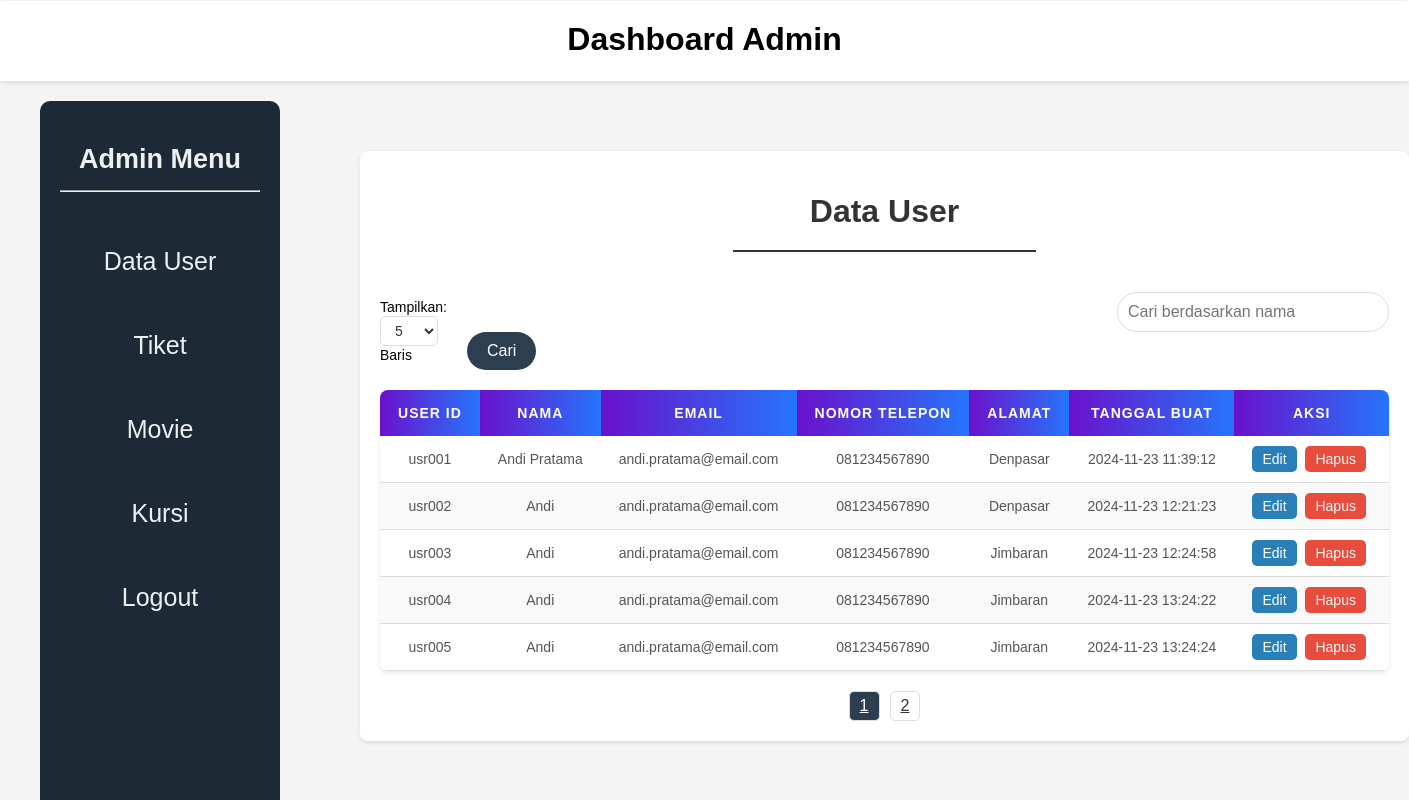
The page / on the database its author committed.
### tables this page shows
CREATE TABLE `tb_user` (
  `user_id` char(10) NOT NULL,
  `nama` varchar(100) NOT NULL,
  `email` varchar(50) NOT NULL,
  `pass_user` varchar(20) NOT NULL,
  `no_telepon` varchar(20) NOT NULL,
  `alamat` varchar(255) DEFAULT 'Jimbaran',
  `tanggal_buat` datetime DEFAULT current_timestamp(),
  PRIMARY KEY (`user_id`)
);

### index.php (the view, shortened to what this page needs)
<?php include 'koneksi.php'; ?>
<!DOCTYPE html>
<html lang="en">
<head>
    <link rel="stylesheet" href="index.css">
</head>
<body>
    <header class="header">
        <h1>Dashboard Admin</h1>
    </header>
    <div class="wrapper">
        <div class="sidebar">
            <h2>Admin Menu</h2>
            <hr>
            <ul>
                <li><a href="index.php">Data User</a></li>
                <li><a href="tiket.php">Tiket</a></li>
                <li><a href="movie.php">Movie</a></li>
                <li><a href="kursi.php">Kursi</a></li>
                <li><a href="logout.php">Logout</a></li>
            </ul>
        </div>
        <div class="container">
            <h1>Data User</h1>
            <hr>
            <form method="GET" class="filter-form">
                <div style="display: flex; justify-content: space-between; align-items: center;">
                    <div>
                        <label for="records_per_page">Tampilkan:</label>
                        <select name="records_per_page" id="records_per_page" onchange="this.form.submit()">
                            <option value="5" <?= isset($_GET['records_per_page']) && $_GET['records_per_page'] == '5' ? 'selected' : '' ?>>5</option>
                        </select>
                        <label for="records_per_page">Baris</label>
                    </div>
                    <div>
                        <input type="text" name="search" placeholder="Cari berdasarkan nama" value="<?= isset($_GET['search']) ? $_GET['search'] : '' ?>">
                        <button type="submit">Cari</button>
                    </div>
                </div>
            </form>
            <table>
                <thead>
                    <tr>
                        <th>User ID</th>
                        <th>Nama</th>
                        <th>Email</th>
                        <th>Nomor Telepon</th>
                        <th>Alamat</th>
                        <th>Tanggal Buat</th>
                        <th>Aksi</th>
                    </tr>
                </thead>
                <tbody>
                    <?php
                    $records_per_page = isset($_GET['records_per_page']) ? (int)$_GET['records_per_page'] : 5;
                    $current_page = isset($_GET['page']) ? (int)$_GET['page'] : 1;
                    $offset = ($current_page - 1) * $records_per_page;
                    $search = isset($_GET['search']) ? $_GET['search'] : '';
                    $total_data_query = "SELECT COUNT(*) AS total FROM tb_user WHERE nama LIKE '%$search%'";
                    $total_data_result = $conn->query($total_data_query);
                    $total_data = $total_data_result->fetch_assoc()['total'];
                    $sql = "SELECT * FROM tb_user WHERE nama LIKE '%$search%' LIMIT $records_per_page OFFSET $offset";
                    $result = $conn->query($sql);
                    if ($result->num_rows > 0) {
                        while ($row = $result->fetch_assoc()) {
                            echo "<tr>";
                            echo "<td>" . $row['user_id'] . "</td>";
                            echo "<td>" . $row['nama'] . "</td>";
                            echo "<td>" . $row['email'] . "</td>";
                            echo "<td>" . $row['no_telepon'] . "</td>";
                            echo "<td>" . $row['alamat'] . "</td>";
                            echo "<td>" . $row['tanggal_buat'] . "</td>";
                            echo "<td>
                                    <a href='edit_user.php?id=" . $row['user_id'] . "' class='btn-edit'>Edit</a>
                                    <a href='delete_user.php?id=" . $row['user_id'] . "' class='btn-delete' onclick='return confirm(\"Yakin ingin menghapus data ini?\")'>Hapus</a>
                                  </td>";
                            echo "</tr>";
                        }
                    } else {
                        echo "<tr><td colspan='7'>Tidak ada data yang ditemukan.</td></tr>";
                    }
                    ?>
                </tbody>
            </table>
            <div class="pagination">
                <?php
                $total_pages = ceil($total_data / $records_per_page);
                for ($i = 1; $i <= $total_pages; $i++) {
                    echo "<a href='?page=$i&records_per_page=$records_per_page&search=$search' class='" . ($i == $current_page ? "active" : "") . "'>$i</a>";
                }
                ?>
            </div>
        </div>
    </div>
</body>
</html>

### index.css (style rules this page uses)
body { margin: 0; font-family: Arial, sans-serif; background-color: #f4f4f4; }
.header { margin-top: -20px; width: 100%; height: 80px; background-color: white; justify-items: center; box-shadow: 0 2px 4px rgba(0, 0, 0, 0.1); }
.header h1 { padding-top: 20px; text-align: justify; font-size: 32px; }
.wrapper { display: flex; }
.sidebar { margin-top: 20px; margin-left: 40px; width: 200px; background: #1d2934; color: #fff; padding: 20px; height: 710px; position: fixed; border-radius: 10px }
.sidebar h2 { text-align: center; margin-bottom: 15px; font-size: 27px; color: #ecf0f1; }
.sidebar ul { list-style-type: none; padding: 0; text-align: center; }
.sidebar ul li { margin: 55px 0; }
.sidebar ul li a { color: #ecf0f1; text-decoration: none; font-size: 25px; display: block; transition: 0.5s ease; }
.filter-form { display: flex; justify-content: space-between; align-items: center; margin-bottom: 20px; margin-top: 40px; }
.filter-form input[type="text"] { margin-left: 650px; padding: 10px; font-size: 16px; width: 250px; border: 1px solid #ddd; border-radius: 25px; outline: none; transition: 0.3s; }
.filter-form button { background-color: #2c3e50; color: #fff; padding: 10px 20px; font-size: 16px; border: none; border-radius: 25px; cursor: pointer; transition: 0.3s; }
.filter-form label { font-size: 14px; margin-right: 10px; }
.filter-form select { padding: 10px; font-size: 16px; border: 1px solid #ddd; border-radius: 25px; background-color: #fff; color: #333; outline: none; transition: 0.3s; }
.container { margin-left: 360px; margin-top: 70px; padding: 20px; width: 1200px; background: #fff; border-radius: 8px; box-shadow: 0 2px 4px rgba(0, 0, 0, 0.1); }
.container h1 { text-align: center; color: #333; margin-bottom: 20px; }
.container hr { justify-items: center; width: 30%; height: 2px; border: none; background-color: #333; }
.container table { width: 100%; border-collapse: collapse; margin: 20px 0; box-shadow: 0 2px 4px rgba(0, 0, 0, 0.1); border-radius: 8px; overflow: hidden; }
.container table th, .container table td { padding: 15px 18px; text-align: center; color: #555; }
.container table th { background: linear-gradient(to right, #6a11cb, #2575fc); color: #fff; text-transform: uppercase; letter-spacing: 1px; font-size: 14px; font-weight: bold; }
.container table tr:nth-child(even) { background-color: #f9f9f9; }
.container table tr:nth-child(odd) { background-color: #fff; }
.container table td { border-bottom: 1px solid #ddd; font-size: 14px; }
.btn-edit, .btn-delete { padding: 5px 10px; text-decoration: none; border-radius: 5px; color: #fff; margin-right: 5px; font-size: 14px; }
.btn-edit { background-color: #2980b9; }
.btn-delete { background-color: #e74c3c; }
.filter-form { margin-bottom: 20px; }
.filter-form select { padding: 5px 10px; font-size: 14px; border: 1px solid #ddd; border-radius: 5px; }
.pagination { margin-top: 20px; display: flex; justify-content: center; gap: 10px; }
.pagination a { color: #333; padding: 5px 10px; border: 1px solid #ddd; border-radius: 5px; transition: background 0.3s, color 0.3s; }
.pagination a.active { background-color: #2c3e50; color: white; pointer-events: none; }

### rows shown on the page
tb_user: user_id "usr001", nama "Andi Pratama", email "andi.pratama@email.com", no_telepon "081234567890", alamat "Denpasar", tanggal_buat "2024-11-23 11:39:12"
tb_user: user_id "usr002", nama "Andi", email "andi.pratama@email.com", no_telepon "081234567890", alamat "Denpasar", tanggal_buat "2024-11-23 12:21:23"
tb_user: user_id "usr003", nama "Andi", email "andi.pratama@email.com", no_telepon "081234567890", alamat "Jimbaran", tanggal_buat "2024-11-23 12:24:58"
tb_user: user_id "usr004", nama "Andi", email "andi.pratama@email.com", no_telepon "081234567890", alamat "Jimbaran", tanggal_buat "2024-11-23 13:24:22"
tb_user: user_id "usr005", nama "Andi", email "andi.pratama@email.com", no_telepon "081234567890", alamat "Jimbaran", tanggal_buat "2024-11-23 13:24:24"
